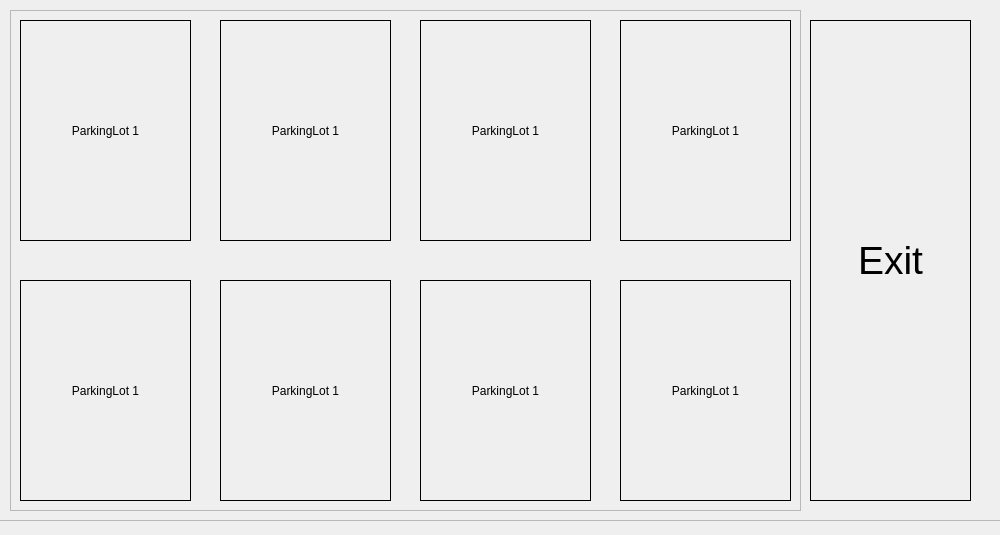
<?xml version="1.0" encoding="UTF-8"?>
<ui version="4.0">
 <class>Dialog</class>
 <widget class="QDialog" name="Dialog">
  <property name="geometry">
   <rect>
    <x>0</x>
    <y>0</y>
    <width>1000</width>
    <height>535</height>
   </rect>
  </property>
  <property name="windowTitle">
   <string>Dialog</string>
  </property>
  <widget class="QFrame" name="mFrame">
   <property name="geometry">
    <rect>
     <x>-10</x>
     <y>-10</y>
     <width>1021</width>
     <height>531</height>
    </rect>
   </property>
   <property name="frameShape">
    <enum>QFrame::StyledPanel</enum>
   </property>
   <property name="frameShadow">
    <enum>QFrame::Raised</enum>
   </property>
   <widget class="QFrame" name="frame">
    <property name="geometry">
     <rect>
      <x>20</x>
      <y>20</y>
      <width>791</width>
      <height>501</height>
     </rect>
    </property>
    <property name="frameShape">
     <enum>QFrame::StyledPanel</enum>
    </property>
    <property name="frameShadow">
     <enum>QFrame::Raised</enum>
    </property>
    <widget class="QLabel" name="label04">
     <property name="geometry">
      <rect>
       <x>610</x>
       <y>10</y>
       <width>171</width>
       <height>221</height>
      </rect>
     </property>
     <property name="frameShape">
      <enum>QFrame::Box</enum>
     </property>
     <property name="text">
      <string>ParkingLot 1</string>
     </property>
     <property name="alignment">
      <set>Qt::AlignCenter</set>
     </property>
    </widget>
    <widget class="QLabel" name="label08">
     <property name="geometry">
      <rect>
       <x>610</x>
       <y>270</y>
       <width>171</width>
       <height>221</height>
      </rect>
     </property>
     <property name="frameShape">
      <enum>QFrame::Box</enum>
     </property>
     <property name="text">
      <string>ParkingLot 1</string>
     </property>
     <property name="alignment">
      <set>Qt::AlignCenter</set>
     </property>
    </widget>
    <widget class="QLabel" name="label01">
     <property name="geometry">
      <rect>
       <x>10</x>
       <y>10</y>
       <width>171</width>
       <height>221</height>
      </rect>
     </property>
     <property name="frameShape">
      <enum>QFrame::Box</enum>
     </property>
     <property name="text">
      <string>ParkingLot 1</string>
     </property>
     <property name="alignment">
      <set>Qt::AlignCenter</set>
     </property>
    </widget>
    <widget class="QLabel" name="label07">
     <property name="geometry">
      <rect>
       <x>410</x>
       <y>270</y>
       <width>171</width>
       <height>221</height>
      </rect>
     </property>
     <property name="frameShape">
      <enum>QFrame::Box</enum>
     </property>
     <property name="text">
      <string>ParkingLot 1</string>
     </property>
     <property name="alignment">
      <set>Qt::AlignCenter</set>
     </property>
    </widget>
    <widget class="QLabel" name="label03">
     <property name="geometry">
      <rect>
       <x>410</x>
       <y>10</y>
       <width>171</width>
       <height>221</height>
      </rect>
     </property>
     <property name="frameShape">
      <enum>QFrame::Box</enum>
     </property>
     <property name="text">
      <string>ParkingLot 1</string>
     </property>
     <property name="alignment">
      <set>Qt::AlignCenter</set>
     </property>
    </widget>
    <widget class="QLabel" name="label06">
     <property name="geometry">
      <rect>
       <x>210</x>
       <y>270</y>
       <width>171</width>
       <height>221</height>
      </rect>
     </property>
     <property name="frameShape">
      <enum>QFrame::Box</enum>
     </property>
     <property name="text">
      <string>ParkingLot 1</string>
     </property>
     <property name="alignment">
      <set>Qt::AlignCenter</set>
     </property>
    </widget>
    <widget class="QLabel" name="label05">
     <property name="geometry">
      <rect>
       <x>10</x>
       <y>270</y>
       <width>171</width>
       <height>221</height>
      </rect>
     </property>
     <property name="frameShape">
      <enum>QFrame::Box</enum>
     </property>
     <property name="text">
      <string>ParkingLot 1</string>
     </property>
     <property name="alignment">
      <set>Qt::AlignCenter</set>
     </property>
    </widget>
    <widget class="QLabel" name="label02">
     <property name="geometry">
      <rect>
       <x>210</x>
       <y>10</y>
       <width>171</width>
       <height>221</height>
      </rect>
     </property>
     <property name="frameShape">
      <enum>QFrame::Box</enum>
     </property>
     <property name="text">
      <string>ParkingLot 1</string>
     </property>
     <property name="alignment">
      <set>Qt::AlignCenter</set>
     </property>
    </widget>
   </widget>
   <widget class="QLabel" name="exLabel">
    <property name="geometry">
     <rect>
      <x>820</x>
      <y>30</y>
      <width>161</width>
      <height>481</height>
     </rect>
    </property>
    <property name="font">
     <font>
      <pointsize>29</pointsize>
     </font>
    </property>
    <property name="frameShape">
     <enum>QFrame::Box</enum>
    </property>
    <property name="text">
     <string>Exit</string>
    </property>
    <property name="textFormat">
     <enum>Qt::PlainText</enum>
    </property>
    <property name="alignment">
     <set>Qt::AlignCenter</set>
    </property>
   </widget>
  </widget>
 </widget>
 <resources/>
 <connections/>
</ui>
